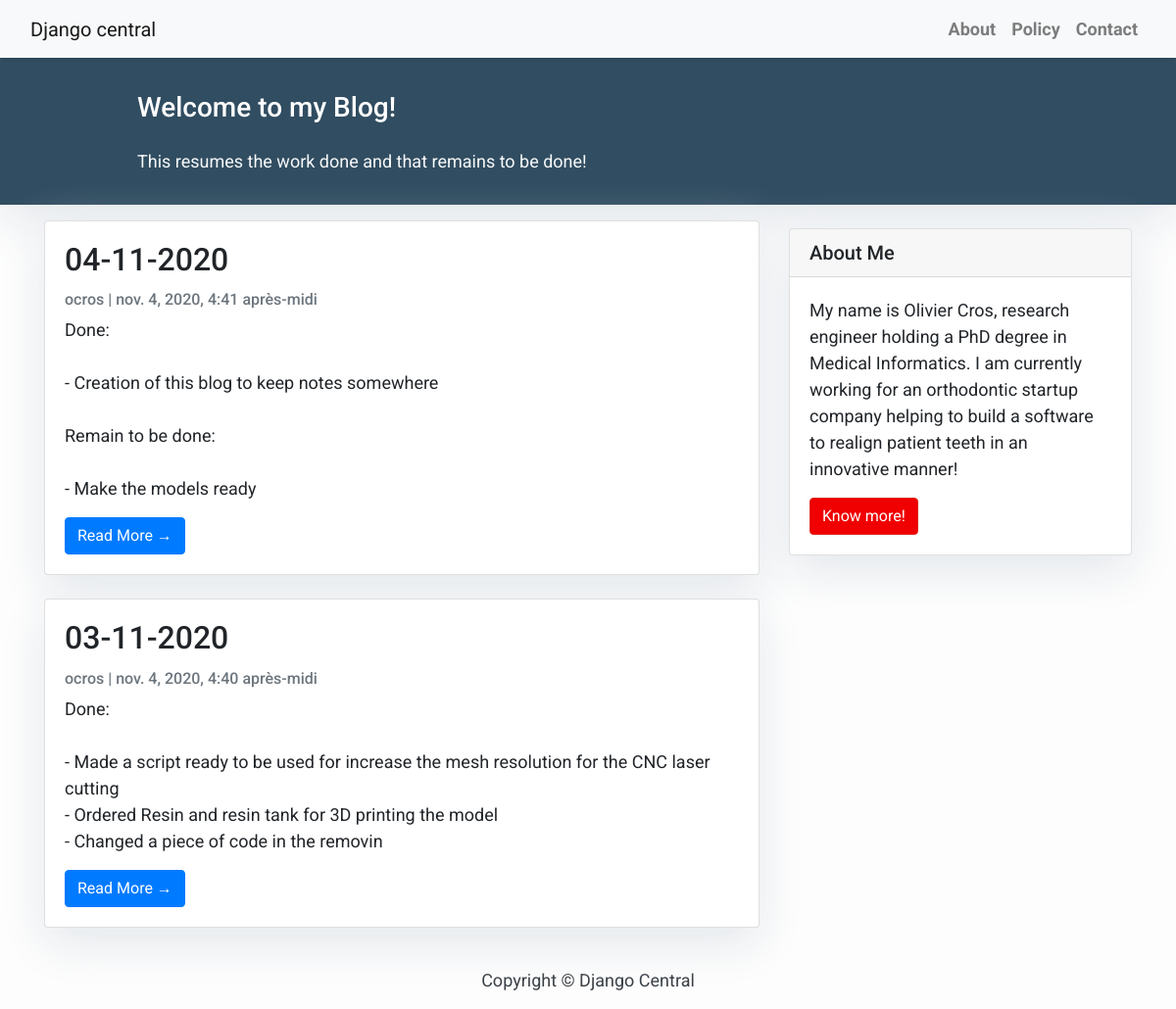
The page / on the database its author committed.
### blog/models.py (models this page shows, shortened)
class Post(models.Model):
    title = models.CharField(max_length=200, unique=True)
    slug = models.SlugField(max_length=200, unique=True)
    author = models.ForeignKey(User, on_delete= models.CASCADE,related_name='blog_posts')
    updated_on = models.DateTimeField(auto_now= True)
    content = models.TextField()
    created_on = models.DateTimeField(auto_now_add=True)
    status = models.IntegerField(choices=STATUS, default=0)
    class Meta:
        ordering = ['-created_on']

### blog/views.py (the view)
# urls.py: path('', views.PostList.as_view(), name='home'),
class PostList(generic.ListView):
    queryset = Post.objects.filter(status=1).order_by('-created_on')
    template_name = 'index.html'

### blog/templates/index.html (shortened to what this page needs)
{% extends "base.html" %}
{% block content %}
<header class="masthead">
    <div class="container">
        <div class="row">
            <div class=" col-md-8 col-md-10 mx-auto">
                <div class="site-heading">
                    <h3 class=" site-heading my-4 mt-3 text-white"> Welcome to my Blog! </h3>
                    <p class="text-light">This resumes the work done and that remains to be done! &nbsp
                    </p>
                </div>
            </div>
        </div>
    </div>
</header>
<div class="container">
    <div class="row">
        <div class="col-md-8 mt-3 left">
            {% for post in post_list %}
            <div class="card mb-4">
                <div class="card-body">
                    <h2 class="card-title">{{ post.title }}</h2>
                    <p class="card-text text-muted h6">{{ post.author }} | {{ post.created_on}} </p>
                    <p class="card-text">{{post.content|slice:":200"| linebreaksbr }}</p>
                    <a href="{% url 'post_detail' post.slug  %}" class="btn btn-primary">Read More &rarr;</a>
                </div>
            </div>
            {% endfor %}
        </div>
        {% block sidebar %} {% include 'sidebar.html' %} {% endblock sidebar %}
    </div>
</div>
{%endblock%}

### blog/templates/base.html (shortened to what this page needs)
<!DOCTYPE html>
<html>
    <head>
        <link rel="stylesheet" href="https://maxcdn.bootstrapcdn.com/bootstrap/4.0.0/css/bootstrap.min.css"
 />
    </head>
    <body>
        <nav class="navbar navbar-expand-lg navbar-light bg-light shadow" id="mainNav">
            <div class="container-fluid">
                <a class="navbar-brand" href="{% url 'home' %}">Django central</a>
                <div class="collapse navbar-collapse" id="navbarResponsive">
                    <ul class="navbar-nav ml-auto">
                        <li class="nav-item text-black">
                            <a class="nav-link text-black font-weight-bold" href="#">About</a>
                        </li>
                        <li class="nav-item text-black">
                            <a class="nav-link text-black font-weight-bold" href="#">Policy</a>
                        </li>
                        <li class="nav-item text-black">
                            <a class="nav-link text-black font-weight-bold" href="#">Contact</a>
                        </li>
                    </ul>
                </div>
            </div>
        </nav>
        {% block content %}{% endblock content %}
        <footer class="py-3 bg-grey">
            <p class="m-0 text-dark text-center ">Copyright &copy; Django Central</p>
        </footer>
    </body>
</html>

### blog/templates/sidebar.html (shortened to what this page needs)
{% block sidebar %}
<div class="col-md-4 float-right ">
<div class="card my-4">
        <h5 class="card-header">About Me</h5>
    <div class="card-body">
        <p class="card-text"> My name is Olivier Cros, research engineer holding a PhD degree in Medical Informatics. I am currently working for an orthodontic startup company helping to build a software to realign patient teeth in an innovative manner!</p>
        <a href="#"
           class="btn btn-danger">Know more!</a>
    </div>
</div>
</div>
{% endblock sidebar %}

### blog/templates/base.html (style rules this page uses)
body { font-family: "Roboto", sans-serif; font-size: 17px; background-color: #fdfdfd; }
.shadow { box-shadow: 0 4px 2px -2px rgba(0, 0, 0, 0.1); }
.btn-danger { color: #fff; background-color: #f00000; border-color: #dc281e; }
.masthead { background: #314d61;  height: auto; padding-bottom: 15px; box-shadow: 0 16px 48px #E3E7EB; padding-top: 10px; }

### blog/templates/index.html (style rules this page uses)
body { font-family: "Roboto", sans-serif; font-size: 18px; background-color: #fdfdfd; }
.card { box-shadow: 0 16px 48px #E3E7EB; }

### blog/templates/sidebar.html (style rules this page uses)
.card { box-shadow: 0 16px 48px #E3E7EB; }

### rows shown on the page
Post: title "04-11-2020", author "ocros", created_on "nov. 4, 2020, 4:41 après-midi", content "Done: - Creation of this blog to keep notes somewhere Remain to be done: - Make the models ready"
Post: title "03-11-2020", author "ocros", created_on "nov. 4, 2020, 4:40 après-midi", content "Done: - Made a script ready to be used for increase the mesh resolution for the CNC laser cutting - Ordered Resin and resin tank for 3D printing the model - Changed a piece of code in the removin"
